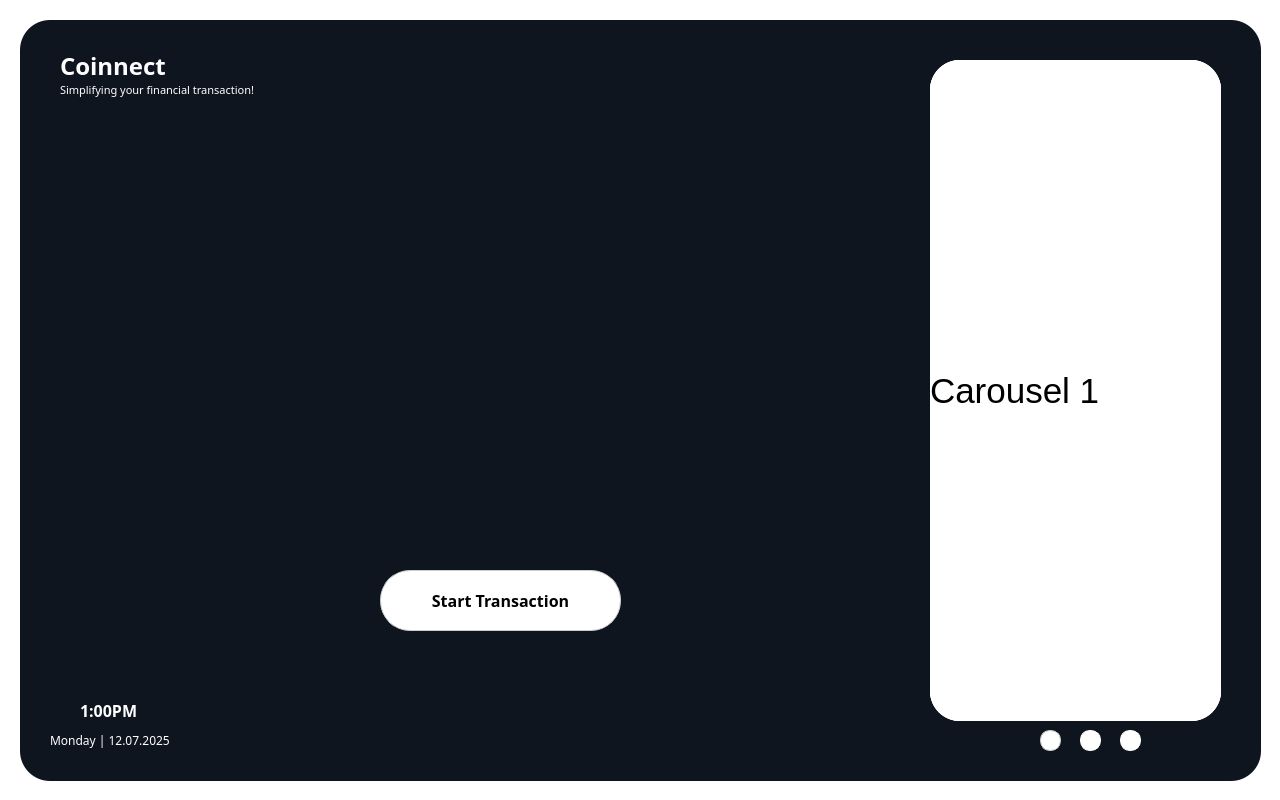
<?xml version="1.0" encoding="UTF-8"?>
<ui version="4.0">
 <class>MainWindow</class>
 <widget class="QMainWindow" name="MainWindow">
  <property name="geometry">
   <rect>
    <x>0</x>
    <y>0</y>
    <width>1280</width>
    <height>800</height>
   </rect>
  </property>
  <property name="windowTitle">
   <string>MainWindow</string>
  </property>
  <widget class="QWidget" name="centralwidget">
   <property name="styleSheet">
    <string notr="true">QWidget {
    background-color: #ffffff;
}</string>
   </property>
   <widget class="QStackedWidget" name="main_stackedWidget">
    <property name="geometry">
     <rect>
      <x>0</x>
      <y>0</y>
      <width>1280</width>
      <height>800</height>
     </rect>
    </property>
    <property name="frameShape">
     <enum>QFrame::NoFrame</enum>
    </property>
    <property name="currentIndex">
     <number>0</number>
    </property>
    <widget class="QWidget" name="Page1_00">
     <widget class="QFrame" name="mainFrame">
      <property name="enabled">
       <bool>true</bool>
      </property>
      <property name="geometry">
       <rect>
        <x>20</x>
        <y>20</y>
        <width>1241</width>
        <height>761</height>
       </rect>
      </property>
      <property name="styleSheet">
       <string notr="true">QFrame {
    background-color: #0f151f;
	border-radius: 30px;
}
</string>
      </property>
      <widget class="QLabel" name="label_3">
       <property name="geometry">
        <rect>
         <x>40</x>
         <y>20</y>
         <width>141</width>
         <height>51</height>
        </rect>
       </property>
       <property name="font">
        <font>
         <family>Montserrat</family>
         <pointsize>18</pointsize>
         <weight>75</weight>
         <bold>true</bold>
        </font>
       </property>
       <property name="styleSheet">
        <string notr="true">QLabel {
    color: #ffffff;  /* or just #fff */
}
</string>
       </property>
       <property name="text">
        <string>Coinnect</string>
       </property>
      </widget>
      <widget class="QLabel" name="label_4">
       <property name="geometry">
        <rect>
         <x>40</x>
         <y>60</y>
         <width>231</width>
         <height>20</height>
        </rect>
       </property>
       <property name="font">
        <font>
         <family>Montserrat</family>
         <pointsize>8</pointsize>
         <weight>50</weight>
         <bold>false</bold>
        </font>
       </property>
       <property name="styleSheet">
        <string notr="true">QLabel {
    color: #ffffff;  /* or just #fff */
}
</string>
       </property>
       <property name="text">
        <string>Simplifying your financial transaction!</string>
       </property>
      </widget>
      <widget class="QLabel" name="main_timeLabel">
       <property name="geometry">
        <rect>
         <x>60</x>
         <y>680</y>
         <width>111</width>
         <height>21</height>
        </rect>
       </property>
       <property name="font">
        <font>
         <family>Montserrat</family>
         <pointsize>12</pointsize>
         <weight>75</weight>
         <bold>true</bold>
        </font>
       </property>
       <property name="layoutDirection">
        <enum>Qt::LeftToRight</enum>
       </property>
       <property name="styleSheet">
        <string notr="true">QLabel {
    color: #ffffff;  /* or just #fff */
	 qproperty-alignment: 'AlignHCenter';

}
</string>
       </property>
       <property name="text">
        <string>1:00PM</string>
       </property>
      </widget>
      <widget class="QLabel" name="main_DateLabel">
       <property name="geometry">
        <rect>
         <x>30</x>
         <y>710</y>
         <width>171</width>
         <height>20</height>
        </rect>
       </property>
       <property name="font">
        <font>
         <family>Montserrat</family>
         <pointsize>9</pointsize>
         <weight>50</weight>
         <bold>false</bold>
        </font>
       </property>
       <property name="styleSheet">
        <string notr="true">QLabel {
    color: #ffffff;  /* or just #fff */
	 qproperty-alignment: 'AlignHCenter';

}
</string>
       </property>
       <property name="text">
        <string>Monday | 12.07.2025</string>
       </property>
      </widget>
      <widget class="QLabel" name="main_logo">
       <property name="geometry">
        <rect>
         <x>340</x>
         <y>180</y>
         <width>290</width>
         <height>290</height>
        </rect>
       </property>
       <property name="text">
        <string/>
       </property>
       <property name="pixmap">
        <pixmap>images/Coinnect White.png</pixmap>
       </property>
       <property name="scaledContents">
        <bool>true</bool>
       </property>
      </widget>
      <widget class="QPushButton" name="main_startBtn">
       <property name="geometry">
        <rect>
         <x>360</x>
         <y>550</y>
         <width>241</width>
         <height>61</height>
        </rect>
       </property>
       <property name="font">
        <font>
         <family>Montserrat</family>
         <pointsize>12</pointsize>
         <weight>75</weight>
         <bold>true</bold>
        </font>
       </property>
       <property name="cursor">
        <cursorShape>PointingHandCursor</cursorShape>
       </property>
       <property name="styleSheet">
        <string notr="true">QPushButton {
    background-color: white;
    color: black;
    border: 1px solid #ccc;
    border-radius: 30px;
    padding: 10px 20px;
}

QPushButton:hover {
    background-color: #e0e0e0;  /* light gray */
}

QPushButton:pressed {
    background-color: #d5d5d5;
    padding-top: 8px;  /* simulate press-in */
    padding-bottom: 7px;
    box-shadow: inset 0px 2px 4px rgba(255, 255, 255, 0.4); /* lighter shadow */
}
</string>
       </property>
       <property name="text">
        <string>Start Transaction</string>
       </property>
      </widget>
      <widget class="QStackedWidget" name="main_carousel">
       <property name="geometry">
        <rect>
         <x>910</x>
         <y>40</y>
         <width>291</width>
         <height>661</height>
        </rect>
       </property>
       <property name="styleSheet">
        <string notr="true">QStackedWidget QWidget {
    background-color: #fff;
    border-radius: 30px;
}
</string>
       </property>
       <property name="lineWidth">
        <number>0</number>
       </property>
       <property name="currentIndex">
        <number>0</number>
       </property>
       <widget class="QWidget" name="carousel1">
        <property name="styleSheet">
         <string notr="true"/>
        </property>
        <widget class="QLabel" name="carousel_image1">
         <property name="geometry">
          <rect>
           <x>0</x>
           <y>0</y>
           <width>291</width>
           <height>661</height>
          </rect>
         </property>
         <property name="font">
          <font>
           <pointsize>26</pointsize>
          </font>
         </property>
         <property name="text">
          <string>Carousel 1</string>
         </property>
         <property name="scaledContents">
          <bool>true</bool>
         </property>
        </widget>
       </widget>
       <widget class="QWidget" name="carousel2">
        <property name="styleSheet">
         <string notr="true"/>
        </property>
        <widget class="QLabel" name="carousel_image2">
         <property name="geometry">
          <rect>
           <x>0</x>
           <y>0</y>
           <width>291</width>
           <height>661</height>
          </rect>
         </property>
         <property name="font">
          <font>
           <pointsize>26</pointsize>
          </font>
         </property>
         <property name="text">
          <string>Carousel 2</string>
         </property>
         <property name="scaledContents">
          <bool>true</bool>
         </property>
        </widget>
       </widget>
       <widget class="QWidget" name="carousel3">
        <property name="styleSheet">
         <string notr="true"/>
        </property>
        <widget class="QLabel" name="carousel_image3">
         <property name="geometry">
          <rect>
           <x>0</x>
           <y>0</y>
           <width>291</width>
           <height>661</height>
          </rect>
         </property>
         <property name="font">
          <font>
           <pointsize>26</pointsize>
          </font>
         </property>
         <property name="text">
          <string>Carousel 3</string>
         </property>
         <property name="scaledContents">
          <bool>true</bool>
         </property>
        </widget>
       </widget>
      </widget>
      <widget class="QPushButton" name="main_page1Btn">
       <property name="geometry">
        <rect>
         <x>1020</x>
         <y>710</y>
         <width>21</width>
         <height>21</height>
        </rect>
       </property>
       <property name="cursor">
        <cursorShape>PointingHandCursor</cursorShape>
       </property>
       <property name="styleSheet">
        <string notr="true">QPushButton {
    background-color: white;
    color: black;
    border: 1px solid #ccc;
    border-radius: 10px;
    padding: 10px 20px;
}

QPushButton:hover {
    background-color: #e0e0e0;  /* light gray */
}

QPushButton:pressed {
    background-color: #d5d5d5;
    padding-top: 8px;  /* simulate press-in */
    padding-bottom: 7px;
    box-shadow: inset 0px 2px 4px rgba(255, 255, 255, 0.4); /* lighter shadow */
}
</string>
       </property>
       <property name="text">
        <string/>
       </property>
      </widget>
      <widget class="QPushButton" name="main_page2Btn">
       <property name="geometry">
        <rect>
         <x>1060</x>
         <y>710</y>
         <width>21</width>
         <height>21</height>
        </rect>
       </property>
       <property name="cursor">
        <cursorShape>PointingHandCursor</cursorShape>
       </property>
       <property name="styleSheet">
        <string notr="true">QPushButton {
    background-color: 0f151f;
    color: black;
    border: 1px solid white;
    border-radius: 10px;
    padding: 10px 20px;
}

QPushButton:hover {
    background-color: #e0e0e0;  /* light gray */
}

QPushButton:pressed {
    background-color: #d5d5d5;
    padding-top: 8px;  /* simulate press-in */
    padding-bottom: 7px;
    box-shadow: inset 0px 2px 4px rgba(255, 255, 255, 0.4); /* lighter shadow */
}
</string>
       </property>
       <property name="text">
        <string/>
       </property>
      </widget>
      <widget class="QPushButton" name="main_page3Btn">
       <property name="geometry">
        <rect>
         <x>1100</x>
         <y>710</y>
         <width>21</width>
         <height>21</height>
        </rect>
       </property>
       <property name="cursor">
        <cursorShape>PointingHandCursor</cursorShape>
       </property>
       <property name="styleSheet">
        <string notr="true">QPushButton {
    background-color: 0f151f;
    color: black;
    border: 1px solid white;
    border-radius: 10px;
    padding: 10px 20px;
}

QPushButton:hover {
    background-color: #e0e0e0;  /* light gray */
}

QPushButton:pressed {
    background-color: #d5d5d5;
    padding-top: 8px;  /* simulate press-in */
    padding-bottom: 7px;
    box-shadow: inset 0px 2px 4px rgba(255, 255, 255, 0.4); /* lighter shadow */
}
</string>
       </property>
       <property name="text">
        <string/>
       </property>
      </widget>
     </widget>
    </widget>
    <widget class="QWidget" name="Page2_01">
     <widget class="QFrame" name="typesFrame">
      <property name="enabled">
       <bool>true</bool>
      </property>
      <property name="geometry">
       <rect>
        <x>20</x>
        <y>20</y>
        <width>1241</width>
        <height>761</height>
       </rect>
      </property>
      <property name="styleSheet">
       <string notr="true">QFrame {
    background-color: #eaebec;
	border-radius: 30px;
}
</string>
      </property>
      <widget class="QLabel" name="label_5">
       <property name="geometry">
        <rect>
         <x>90</x>
         <y>20</y>
         <width>141</width>
         <height>51</height>
        </rect>
       </property>
       <property name="font">
        <font>
         <family>Montserrat</family>
         <pointsize>18</pointsize>
         <weight>75</weight>
         <bold>true</bold>
        </font>
       </property>
       <property name="styleSheet">
        <string notr="true">QLabel {
    color: #0f151f;
}
</string>
       </property>
       <property name="text">
        <string>Coinnect</string>
       </property>
      </widget>
      <widget class="QLabel" name="label_6">
       <property name="geometry">
        <rect>
         <x>90</x>
         <y>60</y>
         <width>231</width>
         <height>20</height>
        </rect>
       </property>
       <property name="font">
        <font>
         <family>Montserrat</family>
         <pointsize>8</pointsize>
         <weight>50</weight>
         <bold>false</bold>
        </font>
       </property>
       <property name="styleSheet">
        <string notr="true">QLabel {
    color: #0f151f;
}
</string>
       </property>
       <property name="text">
        <string>Simplifying your financial transaction!</string>
       </property>
      </widget>
      <widget class="QLabel" name="main_timeLabel_2">
       <property name="geometry">
        <rect>
         <x>1090</x>
         <y>47</y>
         <width>81</width>
         <height>20</height>
        </rect>
       </property>
       <property name="font">
        <font>
         <family>Montserrat</family>
         <pointsize>11</pointsize>
         <weight>75</weight>
         <bold>true</bold>
        </font>
       </property>
       <property name="layoutDirection">
        <enum>Qt::LeftToRight</enum>
       </property>
       <property name="styleSheet">
        <string notr="true">QLabel {
    color: #0f151f;  /* or just #fff */
	 qproperty-alignment: 'AlignLeft';

}
</string>
       </property>
       <property name="text">
        <string>1:00PM</string>
       </property>
      </widget>
      <widget class="QLabel" name="main_DateLabel_2">
       <property name="geometry">
        <rect>
         <x>910</x>
         <y>50</y>
         <width>161</width>
         <height>21</height>
        </rect>
       </property>
       <property name="font">
        <font>
         <family>Montserrat</family>
         <pointsize>9</pointsize>
         <weight>50</weight>
         <bold>false</bold>
        </font>
       </property>
       <property name="styleSheet">
        <string notr="true">QLabel {
    color: #0f151f;  /* or just #fff */
	 qproperty-alignment: 'AlignRight';

}
</string>
       </property>
       <property name="text">
        <string>Monday | 12.07.2025</string>
       </property>
      </widget>
      <widget class="QLabel" name="main_logo_2">
       <property name="geometry">
        <rect>
         <x>40</x>
         <y>35</y>
         <width>40</width>
         <height>40</height>
        </rect>
       </property>
       <property name="text">
        <string/>
       </property>
       <property name="pixmap">
        <pixmap>images/Coinnect Logo.png</pixmap>
       </property>
       <property name="scaledContents">
        <bool>true</bool>
       </property>
      </widget>
      <widget class="QLabel" name="label_7">
       <property name="geometry">
        <rect>
         <x>420</x>
         <y>170</y>
         <width>441</width>
         <height>51</height>
        </rect>
       </property>
       <property name="font">
        <font>
         <family>Montserrat</family>
         <pointsize>20</pointsize>
         <weight>75</weight>
         <bold>true</bold>
        </font>
       </property>
       <property name="styleSheet">
        <string notr="true">QLabel {
    color: #0f151f;
}
</string>
       </property>
       <property name="text">
        <string>Select Type of Transaction</string>
       </property>
      </widget>
      <widget class="QLabel" name="label_8">
       <property name="geometry">
        <rect>
         <x>420</x>
         <y>149</y>
         <width>81</width>
         <height>31</height>
        </rect>
       </property>
       <property name="font">
        <font>
         <family>Montserrat</family>
         <pointsize>18</pointsize>
         <weight>50</weight>
         <bold>false</bold>
        </font>
       </property>
       <property name="styleSheet">
        <string notr="true">QLabel {
    color: #0f151f;
}
</string>
       </property>
       <property name="text">
        <string>Hello!</string>
       </property>
      </widget>
      <widget class="QToolButton" name="type_foreignBtn">
       <property name="geometry">
        <rect>
         <x>210</x>
         <y>280</y>
         <width>231</width>
         <height>381</height>
        </rect>
       </property>
       <property name="font">
        <font>
         <family>Montserrat</family>
         <pointsize>16</pointsize>
         <weight>75</weight>
         <bold>true</bold>
        </font>
       </property>
       <property name="cursor">
        <cursorShape>PointingHandCursor</cursorShape>
       </property>
       <property name="styleSheet">
        <string notr="true">QToolButton {
    background-color: #DB0642;
    color: white;
    border: none;
    border-radius: 20px;
    padding: 35px;
    text-align: center;
}

QToolButton:hover {
    background-color: #F91052;  /* light gray */
}

QToolButton:pressed {
    background-color: #B30536;
    padding-top: 38px;  /* simulate press-in */
    padding-bottom: 40px;
 
}
</string>
       </property>
       <property name="text">
        <string>Foreign
Exchange</string>
       </property>
       <property name="icon">
        <iconset>
         <normaloff>images/conversion.png</normaloff>images/conversion.png</iconset>
       </property>
       <property name="iconSize">
        <size>
         <width>200</width>
         <height>200</height>
        </size>
       </property>
       <property name="checkable">
        <bool>false</bool>
       </property>
       <property name="popupMode">
        <enum>QToolButton::DelayedPopup</enum>
       </property>
       <property name="toolButtonStyle">
        <enum>Qt::ToolButtonTextUnderIcon</enum>
       </property>
      </widget>
      <widget class="QToolButton" name="type_currencyBtn">
       <property name="geometry">
        <rect>
         <x>510</x>
         <y>280</y>
         <width>231</width>
         <height>381</height>
        </rect>
       </property>
       <property name="font">
        <font>
         <family>Montserrat</family>
         <pointsize>16</pointsize>
         <weight>75</weight>
         <bold>true</bold>
        </font>
       </property>
       <property name="cursor">
        <cursorShape>PointingHandCursor</cursorShape>
       </property>
       <property name="styleSheet">
        <string notr="true">QToolButton {
    background-color: #ff8731;
    color: white;
    border: none;
    border-radius: 20px;
    padding: 35px;
    text-align: center;
}

QToolButton:hover {
    background-color: #FFA05C;  /* light gray */
}

QToolButton:pressed {
    background-color: #F56600;
    padding-top: 38px;  /* simulate press-in */
    padding-bottom: 40px;
 
}
</string>
       </property>
       <property name="text">
        <string>Coin and Bill
Converter</string>
       </property>
       <property name="icon">
        <iconset>
         <normaloff>images/currency exchange3.png</normaloff>images/currency exchange3.png</iconset>
       </property>
       <property name="iconSize">
        <size>
         <width>200</width>
         <height>200</height>
        </size>
       </property>
       <property name="checkable">
        <bool>false</bool>
       </property>
       <property name="popupMode">
        <enum>QToolButton::DelayedPopup</enum>
       </property>
       <property name="toolButtonStyle">
        <enum>Qt::ToolButtonTextUnderIcon</enum>
       </property>
      </widget>
      <widget class="QToolButton" name="type_ewalletBtn">
       <property name="geometry">
        <rect>
         <x>800</x>
         <y>280</y>
         <width>231</width>
         <height>381</height>
        </rect>
       </property>
       <property name="font">
        <font>
         <family>Montserrat</family>
         <pointsize>16</pointsize>
         <weight>75</weight>
         <bold>true</bold>
        </font>
       </property>
       <property name="cursor">
        <cursorShape>PointingHandCursor</cursorShape>
       </property>
       <property name="styleSheet">
        <string notr="true">QToolButton {
    background-color: #0e51c1;
    color: white;
    border: none;
    border-radius: 20px;
    padding: 40px;
    text-align: center;
}

QToolButton:hover {
    background-color: #1B69EE;  /* light gray */
}

QToolButton:pressed {
    background-color: #0D47AB;
    padding-top: 43px;  /* simulate press-in */
    padding-bottom: 45px;
 
}
</string>
       </property>
       <property name="text">
        <string>E-Wallet</string>
       </property>
       <property name="icon">
        <iconset>
         <normaloff>images/ewallet.png</normaloff>images/ewallet.png</iconset>
       </property>
       <property name="iconSize">
        <size>
         <width>200</width>
         <height>200</height>
        </size>
       </property>
       <property name="checkable">
        <bool>false</bool>
       </property>
       <property name="popupMode">
        <enum>QToolButton::DelayedPopup</enum>
       </property>
       <property name="toolButtonStyle">
        <enum>Qt::ToolButtonTextUnderIcon</enum>
       </property>
      </widget>
      <widget class="QPushButton" name="type_backBtn">
       <property name="geometry">
        <rect>
         <x>1180</x>
         <y>40</y>
         <width>21</width>
         <height>41</height>
        </rect>
       </property>
       <property name="font">
        <font>
         <family>Montserrat</family>
         <pointsize>12</pointsize>
         <weight>75</weight>
         <bold>true</bold>
        </font>
       </property>
       <property name="cursor">
        <cursorShape>PointingHandCursor</cursorShape>
       </property>
       <property name="styleSheet">
        <string notr="true">QPushButton {
    background-color: #eaebec;
    border-radius: 30px;
}


QPushButton:pressed {
    padding-top: 8px;  /* simulate press-in */
    padding-bottom: 7px;
    box-shadow: inset 0px 2px 4px rgba(255, 255, 255, 0.4); /* lighter shadow */
}
</string>
       </property>
       <property name="text">
        <string/>
       </property>
       <property name="icon">
        <iconset>
         <normaloff>images/back_black.png</normaloff>images/back_black.png</iconset>
       </property>
       <property name="iconSize">
        <size>
         <width>20</width>
         <height>20</height>
        </size>
       </property>
      </widget>
     </widget>
    </widget>
    <widget class="QWidget" name="CB_Service_02">
     <widget class="QFrame" name="serviceFrame">
      <property name="enabled">
       <bool>true</bool>
      </property>
      <property name="geometry">
       <rect>
        <x>20</x>
        <y>20</y>
        <width>1241</width>
        <height>761</height>
       </rect>
      </property>
      <property name="styleSheet">
       <string notr="true">QFrame {
    background-color: #eaebec;
	border-radius: 30px;
}
</string>
      </property>
      <widget class="QLabel" name="label_9">
       <property name="geometry">
        <rect>
         <x>90</x>
         <y>20</y>
         <width>141</width>
         <height>51</height>
        </rect>
       </property>
       <property name="font">
        <font>
         <family>Montserrat</family>
         <pointsize>18</pointsize>
         <weight>75</weight>
         <bold>true</bold>
        </font>
       </property>
       <property name="styleSheet">
        <string notr="true">QLabel {
    color: #0f151f;
}
</string>
       </property>
       <property name="text">
        <string>Coinnect</string>
       </property>
      </widget>
      <widget class="QLabel" name="label_10">
       <property name="geometry">
        <rect>
         <x>90</x>
         <y>60</y>
         <width>231</width>
         <height>20</height>
        </rect>
       </property>
       <property name="font">
        <font>
         <family>Montserrat</family>
         <pointsize>8</pointsize>
         <weight>50</weight>
         <bold>false</bold>
        </font>
       </property>
       <property name="styleSheet">
        <string notr="true">QLabel {
    color: #0f151f;
}
</string>
       </property>
       <property name="text">
        <string>Simplifying your financial transaction!</string>
       </property>
      </widget>
      <widget class="QLabel" name="main_timeLabel_3">
       <property name="geometry">
        <rect>
         <x>1090</x>
         <y>47</y>
         <width>81</width>
         <height>20</height>
        </rect>
       </property>
       <property name="font">
        <font>
         <family>Montserrat</family>
         <pointsize>11</pointsize>
         <weight>75</weight>
         <bold>true</bold>
        </font>
       </property>
       <property name="layoutDirection">
        <enum>Qt::LeftToRight</enum>
       </property>
       <property name="styleSheet">
        <string notr="true">QLabel {
    color: #0f151f;  /* or just #fff */
	 qproperty-alignment: 'AlignLeft';

}
</string>
       </property>
       <property name="text">
        <string>1:00PM</string>
       </property>
      </widget>
      <widget class="QLabel" name="main_DateLabel_3">
       <property name="geometry">
        <rect>
         <x>880</x>
         <y>50</y>
         <width>191</width>
         <height>21</height>
        </rect>
       </property>
       <property name="font">
        <font>
         <family>Montserrat</family>
         <pointsize>9</pointsize>
         <weight>50</weight>
         <bold>false</bold>
        </font>
       </property>
       <property name="styleSheet">
        <string notr="true">QLabel {
    color: #0f151f;  /* or just #fff */
	 qproperty-alignment: 'AlignRight';

}
</string>
       </property>
       <property name="text">
        <string>Monday | 12.07.2025</string>
       </property>
      </widget>
      <widget class="QLabel" name="main_logo_3">
       <property name="geometry">
        <rect>
         <x>40</x>
         <y>35</y>
         <width>40</width>
         <height>40</height>
        </rect>
       </property>
       <property name="text">
        <string/>
       </property>
       <property name="pixmap">
        <pixmap>images/Coinnect Logo.png</pixmap>
       </property>
       <property name="scaledContents">
        <bool>true</bool>
       </property>
      </widget>
      <widget class="QLabel" name="label_11">
       <property name="geometry">
        <rect>
         <x>460</x>
         <y>170</y>
         <width>361</width>
         <height>51</height>
        </rect>
       </property>
       <property name="font">
        <font>
         <family>Montserrat</family>
         <pointsize>20</pointsize>
         <weight>75</weight>
         <bold>true</bold>
        </font>
       </property>
       <property name="styleSheet">
        <string notr="true">QLabel {
    color: #0f151f;
}
</string>
       </property>
       <property name="text">
        <string>Select Type of Service</string>
       </property>
      </widget>
      <widget class="QLabel" name="label_12">
       <property name="geometry">
        <rect>
         <x>490</x>
         <y>150</y>
         <width>301</width>
         <height>31</height>
        </rect>
       </property>
       <property name="font">
        <font>
         <family>Montserrat</family>
         <pointsize>18</pointsize>
         <weight>50</weight>
         <bold>false</bold>
        </font>
       </property>
       <property name="styleSheet">
        <string notr="true">QLabel {
    color: #ff8731;
}
</string>
       </property>
       <property name="text">
        <string>Coin and Bill Coverter</string>
       </property>
      </widget>
      <widget class="QToolButton" name="service_b2cBtn">
       <property name="geometry">
        <rect>
         <x>510</x>
         <y>280</y>
         <width>231</width>
         <height>381</height>
        </rect>
       </property>
       <property name="font">
        <font>
         <family>Montserrat</family>
         <pointsize>18</pointsize>
         <weight>75</weight>
         <bold>true</bold>
        </font>
       </property>
       <property name="cursor">
        <cursorShape>PointingHandCursor</cursorShape>
       </property>
       <property name="styleSheet">
        <string notr="true">QToolButton {
    background-color: #ff8731;
    color: white;
    border: none;
    border-radius: 20px;
    padding: 20px;
	padding-top: 50px;
    text-align: center;
}

QToolButton:hover {
    background-color: #FFA05C;  /* light gray */
}

QToolButton:pressed {
    background-color: #F56600;
    padding-top: 53px;  /* simulate press-in */
    padding-bottom: 25px;
 
}
</string>
       </property>
       <property name="text">
        <string>Bill to Coin</string>
       </property>
       <property name="icon">
        <iconset>
         <normaloff>images/1bill to coinn.png</normaloff>images/1bill to coinn.png</iconset>
       </property>
       <property name="iconSize">
        <size>
         <width>200</width>
         <height>200</height>
        </size>
       </property>
       <property name="checkable">
        <bool>false</bool>
       </property>
       <property name="popupMode">
        <enum>QToolButton::DelayedPopup</enum>
       </property>
       <property name="toolButtonStyle">
        <enum>Qt::ToolButtonTextUnderIcon</enum>
       </property>
      </widget>
      <widget class="QPushButton" name="service_backBtn">
       <property name="geometry">
        <rect>
         <x>1180</x>
         <y>40</y>
         <width>21</width>
         <height>41</height>
        </rect>
       </property>
       <property name="font">
        <font>
         <family>Montserrat</family>
         <pointsize>12</pointsize>
         <weight>75</weight>
         <bold>true</bold>
        </font>
       </property>
       <property name="cursor">
        <cursorShape>PointingHandCursor</cursorShape>
       </property>
       <property name="styleSheet">
        <string notr="true">QPushButton {
    background-color: #eaebec;
    border-radius: 30px;
}


QPushButton:pressed {
    padding-top: 8px;  /* simulate press-in */
    padding-bottom: 7px;
    box-shadow: inset 0px 2px 4px rgba(255, 255, 255, 0.4); /* lighter shadow */
}
</string>
       </property>
       <property name="text">
        <string/>
       </property>
       <property name="icon">
        <iconset>
         <normaloff>images/back_black.png</normaloff>images/back_black.png</iconset>
       </property>
       <property name="iconSize">
        <size>
         <width>20</width>
         <height>20</height>
        </size>
       </property>
      </widget>
      <widget class="QToolButton" name="service_b2bBtn">
       <property name="geometry">
        <rect>
         <x>800</x>
         <y>280</y>
         <width>231</width>
         <height>381</height>
        </rect>
       </property>
       <property name="font">
        <font>
         <family>Montserrat</family>
         <pointsize>18</pointsize>
         <weight>75</weight>
         <bold>true</bold>
        </font>
       </property>
       <property name="cursor">
        <cursorShape>PointingHandCursor</cursorShape>
       </property>
       <property name="styleSheet">
        <string notr="true">QToolButton {
    background-color: #ff8731;
    color: white;
    border: none;
    border-radius: 20px;
    padding: 20px;
	padding-top: 50px;
    text-align: center;
}

QToolButton:hover {
    background-color: #FFA05C;  /* light gray */
}

QToolButton:pressed {
    background-color: #F56600;
    padding-top: 53px;  /* simulate press-in */
    padding-bottom: 25px;
 
}
</string>
       </property>
       <property name="text">
        <string>Bill to Bill</string>
       </property>
       <property name="icon">
        <iconset>
         <normaloff>images/3bill to bill.png</normaloff>images/3bill to bill.png</iconset>
       </property>
       <property name="iconSize">
        <size>
         <width>200</width>
         <height>200</height>
        </size>
       </property>
       <property name="checkable">
        <bool>false</bool>
       </property>
       <property name="popupMode">
        <enum>QToolButton::DelayedPopup</enum>
       </property>
       <property name="toolButtonStyle">
        <enum>Qt::ToolButtonTextUnderIcon</enum>
       </property>
      </widget>
      <widget class="QToolButton" name="service_c2bBtn">
       <property name="geometry">
        <rect>
         <x>210</x>
         <y>280</y>
         <width>231</width>
         <height>381</height>
        </rect>
       </property>
       <property name="font">
        <font>
         <family>Montserrat</family>
         <pointsize>18</pointsize>
         <weight>75</weight>
         <bold>true</bold>
        </font>
       </property>
       <property name="cursor">
        <cursorShape>PointingHandCursor</cursorShape>
       </property>
       <property name="styleSheet">
        <string notr="true">QToolButton {
    background-color: #ff8731;
    color: white;
    border: none;
    border-radius: 20px;
    padding: 20px;
	padding-top: 50px;
    text-align: center;
}

QToolButton:hover {
    background-color: #FFA05C;  /* light gray */
}

QToolButton:pressed {
    background-color: #F56600;
    padding-top: 53px;  /* simulate press-in */
    padding-bottom: 25px;
 
}
</string>
       </property>
       <property name="text">
        <string>Coin to Bill</string>
       </property>
       <property name="icon">
        <iconset>
         <normaloff>images/2coin to bill.png</normaloff>images/2coin to bill.png</iconset>
       </property>
       <property name="iconSize">
        <size>
         <width>200</width>
         <height>200</height>
        </size>
       </property>
       <property name="checkable">
        <bool>false</bool>
       </property>
       <property name="popupMode">
        <enum>QToolButton::DelayedPopup</enum>
       </property>
       <property name="toolButtonStyle">
        <enum>Qt::ToolButtonTextUnderIcon</enum>
       </property>
      </widget>
     </widget>
    </widget>
   </widget>
  </widget>
 </widget>
 <resources/>
 <connections/>
</ui>
